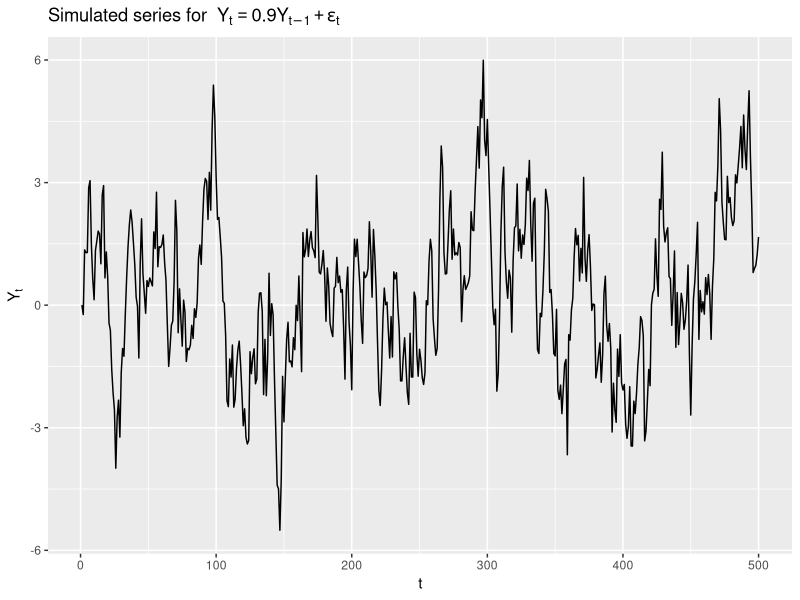
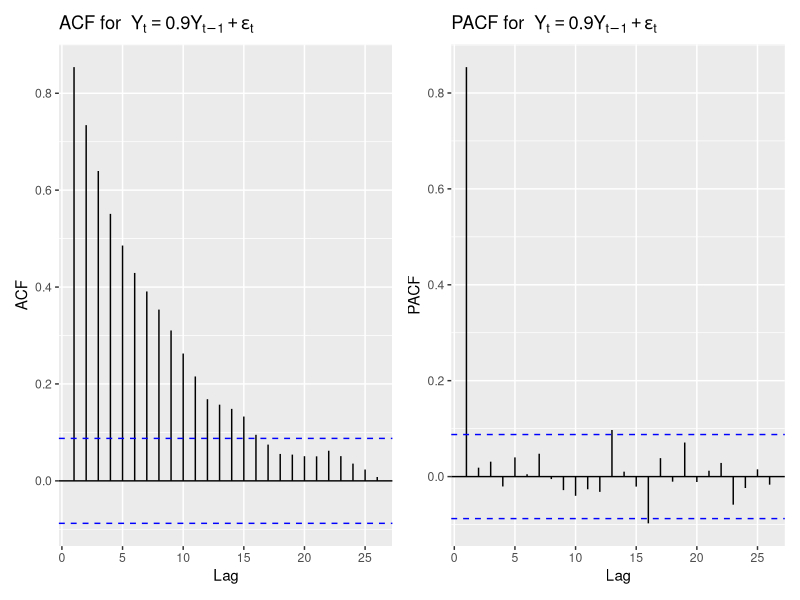

Generate these figures, in order, with R:
# Load necessary packages
library(ggplot2)
library(forecast)
library(patchwork)  # for combining ggplots side-by-side

## =====================================================
## 1. Prepare environment & set working directory
## =====================================================

# Set working directory (optional for RStudio users)
if (requireNamespace("rstudioapi", quietly = TRUE) && rstudioapi::isAvailable()) {
  setwd(dirname(rstudioapi::getActiveDocumentContext()$path))
}

## =====================================================
## 2. Simulate AR(1) process
##    Y_t = alpha * Y_{t-1} + epsilon_t
## =====================================================

set.seed(123)
n_samples <- 500
alpha     <- 0.9
Y         <- rep(0, n_samples)
epsilon   <- rnorm(n_samples, mean = 0, sd = 1)

for (t in 2:n_samples) {
  Y[t] <- alpha * Y[t - 1] + epsilon[t]
}

## =====================================================
## 3. Time series plot
## =====================================================

ts_plot <- ggplot(data.frame(t = 1:n_samples, Y = Y),
                  aes(x = t, y = Y)) +
  geom_line() +
  ggtitle(
    expression("Simulated series for " ~
                 Y[t] == 0.9 * Y[t - 1] + epsilon[t])
  ) +
  xlab("t") +
  ylab(expression(Y[t]))  

# Save time series plot as PNG (consistent format)
ggsave("AR1_plot.png", ts_plot,
       width = 6, height = 4, dpi = 300)

## =====================================================
## 4. ACF and PACF plots
## =====================================================

acf_plot <- ggAcf(Y) +
  ggtitle(
    expression("ACF for " ~
                 Y[t] == 0.9 * Y[t - 1] + epsilon[t])
  )  

pacf_plot <- ggPacf(Y) +
  ggtitle(
    expression("PACF for " ~
                 Y[t] == 0.9 * Y[t - 1] + epsilon[t])
  )  

# Combine ACF and PACF into a single figure
acf_pacf_plot <- acf_plot + pacf_plot

# Save combined ACF/PACF plot as PNG (consistent format)
ggsave("AR1_acf_pacf_plot.png", acf_pacf_plot,
       width = 12, height = 4, dpi = 300)
